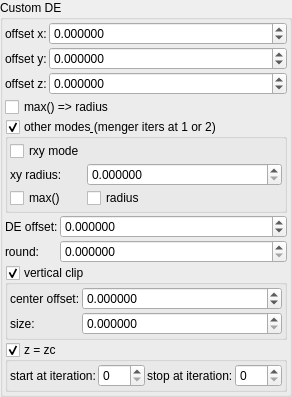
    <widget class="QGroupBox" name="groupBox_4">
     <property name="title">
      <string>Custom DE</string>
     </property>
     <layout class="QVBoxLayout" name="verticalLayout_6" stretch="0,0,0,0,0,0">
      <property name="spacing">
       <number>2</number>
      </property>
      <property name="leftMargin">
       <number>2</number>
      </property>
      <property name="topMargin">
       <number>2</number>
      </property>
      <property name="rightMargin">
       <number>2</number>
      </property>
      <property name="bottomMargin">
       <number>2</number>
      </property>
      <item>
       <layout class="QGridLayout" name="gridLayout_23" columnstretch="0,1">
        <property name="spacing">
         <number>2</number>
        </property>
        <item row="1" column="1">
         <widget class="MyDoubleSpinBox" name="spinbox_transf_offset_01">
          <property name="sizePolicy">
           <sizepolicy hsizetype="Minimum" vsizetype="Maximum">
            <horstretch>0</horstretch>
            <verstretch>0</verstretch>
           </sizepolicy>
          </property>
          <property name="prefix">
           <string/>
          </property>
          <property name="suffix">
           <string/>
          </property>
          <property name="decimals">
           <number>6</number>
          </property>
          <property name="minimum">
           <double>-99.998999999999995</double>
          </property>
          <property name="maximum">
           <double>99.998999999999995</double>
          </property>
          <property name="singleStep">
           <double>0.100000000000000</double>
          </property>
          <property name="value">
           <double>0.000000000000000</double>
          </property>
         </widget>
        </item>
        <item row="0" column="1">
         <widget class="MyDoubleSpinBox" name="spinbox_transf_offsetA_1">
          <property name="sizePolicy">
           <sizepolicy hsizetype="Minimum" vsizetype="Maximum">
            <horstretch>0</horstretch>
            <verstretch>0</verstretch>
           </sizepolicy>
          </property>
          <property name="prefix">
           <string/>
          </property>
          <property name="suffix">
           <string/>
          </property>
          <property name="decimals">
           <number>6</number>
          </property>
          <property name="minimum">
           <double>-99.998999999999995</double>
          </property>
          <property name="maximum">
           <double>99.998999999999995</double>
          </property>
          <property name="singleStep">
           <double>0.100000000000000</double>
          </property>
          <property name="value">
           <double>0.000000000000000</double>
          </property>
         </widget>
        </item>
        <item row="0" column="0">
         <widget class="QLabel" name="label_188">
          <property name="text">
           <string>offset x:</string>
          </property>
         </widget>
        </item>
        <item row="2" column="1">
         <widget class="MyDoubleSpinBox" name="spinbox_transf_offset_p1">
          <property name="sizePolicy">
           <sizepolicy hsizetype="Minimum" vsizetype="Maximum">
            <horstretch>0</horstretch>
            <verstretch>0</verstretch>
           </sizepolicy>
          </property>
          <property name="prefix">
           <string/>
          </property>
          <property name="suffix">
           <string/>
          </property>
          <property name="decimals">
           <number>6</number>
          </property>
          <property name="minimum">
           <double>-99.998999999999995</double>
          </property>
          <property name="maximum">
           <double>99.998999999999995</double>
          </property>
          <property name="singleStep">
           <double>0.100000000000000</double>
          </property>
          <property name="value">
           <double>0.000000000000000</double>
          </property>
         </widget>
        </item>
        <item row="2" column="0">
         <widget class="QLabel" name="label_189">
          <property name="text">
           <string>offset z:</string>
          </property>
         </widget>
        </item>
        <item row="1" column="0">
         <widget class="QLabel" name="label_190">
          <property name="text">
           <string>offset y:</string>
          </property>
         </widget>
        </item>
       </layout>
      </item>
      <item>
       <widget class="MyCheckBox" name="checkBox_transf_function_enabledT_false">
        <property name="text">
         <string>max() =&gt; radius</string>
        </property>
       </widget>
      </item>
      <item>
       <widget class="MyGroupBox" name="groupCheck_transf_function_enabledC_false">
        <property name="toolTip">
         <string/>
        </property>
        <property name="title">
         <string>other modes&amp; (menger iters at 1 or 2)</string>
        </property>
        <property name="checkable">
         <bool>true</bool>
        </property>
        <layout class="QVBoxLayout" name="verticalLayout_62">
         <property name="spacing">
          <number>2</number>
         </property>
         <property name="leftMargin">
          <number>2</number>
         </property>
         <property name="topMargin">
          <number>2</number>
         </property>
         <property name="rightMargin">
          <number>2</number>
         </property>
         <property name="bottomMargin">
          <number>2</number>
         </property>
         <item>
          <layout class="QGridLayout" name="gridLayout_31" columnstretch="0,1">
           <property name="spacing">
            <number>2</number>
           </property>
           <item row="2" column="0">
            <widget class="MyCheckBox" name="checkBox_transf_function_enabledM_false">
             <property name="text">
              <string>max()</string>
             </property>
            </widget>
           </item>
           <item row="1" column="1">
            <widget class="MyDoubleSpinBox" name="spinbox_transf_offset_0">
             <property name="enabled">
              <bool>true</bool>
             </property>
             <property name="sizePolicy">
              <sizepolicy hsizetype="Minimum" vsizetype="Maximum">
               <horstretch>0</horstretch>
               <verstretch>0</verstretch>
              </sizepolicy>
             </property>
             <property name="prefix">
              <string/>
             </property>
             <property name="suffix">
              <string/>
             </property>
             <property name="decimals">
              <number>6</number>
             </property>
             <property name="minimum">
              <double>0.000000000000000</double>
             </property>
             <property name="maximum">
              <double>99.999899999999997</double>
             </property>
             <property name="singleStep">
              <double>0.100000000000000</double>
             </property>
            </widget>
           </item>
           <item row="2" column="1">
            <widget class="MyCheckBox" name="checkBox_transf_function_enabledS_false">
             <property name="text">
              <string>radius</string>
             </property>
            </widget>
           </item>
           <item row="1" column="0">
            <widget class="QLabel" name="label_191">
             <property name="text">
              <string>xy radius:</string>
             </property>
            </widget>
           </item>
           <item row="0" column="0">
            <widget class="MyCheckBox" name="checkBox_transf_function_enabledB_false">
             <property name="text">
              <string>rxy mode</string>
             </property>
            </widget>
           </item>
          </layout>
         </item>
        </layout>
       </widget>
      </item>
      <item>
       <layout class="QGridLayout" name="gridLayout_21" columnstretch="0,1">
        <property name="spacing">
         <number>2</number>
        </property>
        <item row="1" column="0">
         <widget class="QLabel" name="label_178">
          <property name="text">
           <string>round:</string>
          </property>
         </widget>
        </item>
        <item row="0" column="0">
         <widget class="QLabel" name="label_183">
          <property name="text">
           <string>DE offset:</string>
          </property>
         </widget>
        </item>
        <item row="0" column="1">
         <widget class="MyDoubleSpinBox" name="spinbox_analyticDE_offset_0">
          <property name="sizePolicy">
           <sizepolicy hsizetype="Minimum" vsizetype="Maximum">
            <horstretch>0</horstretch>
            <verstretch>0</verstretch>
           </sizepolicy>
          </property>
          <property name="prefix">
           <string/>
          </property>
          <property name="suffix">
           <string/>
          </property>
          <property name="decimals">
           <number>6</number>
          </property>
          <property name="minimum">
           <double>-99.989999999999995</double>
          </property>
          <property name="maximum">
           <double>99.989999999999995</double>
          </property>
          <property name="singleStep">
           <double>0.100000000000000</double>
          </property>
         </widget>
        </item>
        <item row="1" column="1">
         <widget class="MyDoubleSpinBox" name="spinbox_transf_offset_0005">
          <property name="enabled">
           <bool>true</bool>
          </property>
          <property name="sizePolicy">
           <sizepolicy hsizetype="Minimum" vsizetype="Maximum">
            <horstretch>0</horstretch>
            <verstretch>0</verstretch>
           </sizepolicy>
          </property>
          <property name="prefix">
           <string/>
          </property>
          <property name="suffix">
           <string/>
          </property>
          <property name="decimals">
           <number>6</number>
          </property>
          <property name="minimum">
           <double>0.000000000000000</double>
          </property>
          <property name="maximum">
           <double>99.999899999999997</double>
          </property>
          <property name="singleStep">
           <double>0.001000000000000</double>
          </property>
         </widget>
        </item>
       </layout>
      </item>
      <item>
       <widget class="MyGroupBox" name="groupCheck_transf_function_enabledJ_false">
        <property name="toolTip">
         <string/>
        </property>
        <property name="title">
         <string>vertical clip&amp;</string>
        </property>
        <property name="checkable">
         <bool>true</bool>
        </property>
        <layout class="QVBoxLayout" name="verticalLayout_59">
         <property name="spacing">
          <number>2</number>
         </property>
         <property name="leftMargin">
          <number>2</number>
         </property>
         <property name="topMargin">
          <number>2</number>
         </property>
         <property name="rightMargin">
          <number>2</number>
         </property>
         <property name="bottomMargin">
          <number>2</number>
         </property>
         <item>
          <layout class="QGridLayout" name="gridLayout_22" columnstretch="0,1">
           <property name="spacing">
            <number>2</number>
           </property>
           <item row="1" column="0">
            <widget class="QLabel" name="label_179">
             <property name="text">
              <string>size:</string>
             </property>
            </widget>
           </item>
           <item row="0" column="0">
            <widget class="QLabel" name="label_184">
             <property name="text">
              <string>center offset:</string>
             </property>
            </widget>
           </item>
           <item row="1" column="1">
            <widget class="MyDoubleSpinBox" name="spinbox_transf_offset_2">
             <property name="enabled">
              <bool>true</bool>
             </property>
             <property name="sizePolicy">
              <sizepolicy hsizetype="Minimum" vsizetype="Maximum">
               <horstretch>0</horstretch>
               <verstretch>0</verstretch>
              </sizepolicy>
             </property>
             <property name="prefix">
              <string/>
             </property>
             <property name="suffix">
              <string/>
             </property>
             <property name="decimals">
              <number>6</number>
             </property>
             <property name="minimum">
              <double>0.000000000000000</double>
             </property>
             <property name="maximum">
              <double>99.999899999999997</double>
             </property>
             <property name="singleStep">
              <double>0.100000000000000</double>
             </property>
            </widget>
           </item>
           <item row="0" column="1">
            <widget class="MyDoubleSpinBox" name="spinbox_transf_offsetE_0">
             <property name="enabled">
              <bool>true</bool>
             </property>
             <property name="sizePolicy">
              <sizepolicy hsizetype="Minimum" vsizetype="Maximum">
               <horstretch>0</horstretch>
               <verstretch>0</verstretch>
              </sizepolicy>
             </property>
             <property name="prefix">
              <string/>
             </property>
             <property name="suffix">
              <string/>
             </property>
             <property name="decimals">
              <number>6</number>
             </property>
             <property name="minimum">
              <double>-99.999899999999997</double>
             </property>
             <property name="maximum">
              <double>99.999899999999997</double>
             </property>
             <property name="singleStep">
              <double>0.100000000000000</double>
             </property>
            </widget>
           </item>
          </layout>
         </item>
        </layout>
       </widget>
      </item>
      <item>
       <widget class="MyGroupBox" name="groupCheck_transf_function_enabledZc_false">
        <property name="toolTip">
         <string/>
        </property>
        <property name="title">
         <string>z = zc&amp;</string>
        </property>
        <property name="checkable">
         <bool>true</bool>
        </property>
        <layout class="QVBoxLayout" name="verticalLayout_58">
         <property name="spacing">
          <number>2</number>
         </property>
         <property name="leftMargin">
          <number>2</number>
         </property>
         <property name="topMargin">
          <number>2</number>
         </property>
         <property name="rightMargin">
          <number>2</number>
         </property>
         <property name="bottomMargin">
          <number>2</number>
         </property>
         <item>
          <layout class="QGridLayout" name="gridLayout_19" columnstretch="0,0,0,0">
           <property name="spacing">
            <number>2</number>
           </property>
           <item row="0" column="1">
            <widget class="MySpinBox" name="spinboxInt_transf_start_iterations_Zc">
             <property name="sizePolicy">
              <sizepolicy hsizetype="Minimum" vsizetype="Maximum">
               <horstretch>0</horstretch>
               <verstretch>0</verstretch>
              </sizepolicy>
             </property>
             <property name="maximum">
              <number>999</number>
             </property>
            </widget>
           </item>
           <item row="0" column="2">
            <widget class="QLabel" name="label_270">
             <property name="text">
              <string>stop at iteration:</string>
             </property>
            </widget>
           </item>
           <item row="0" column="0">
            <widget class="QLabel" name="label_269">
             <property name="text">
              <string>start at iteration:</string>
             </property>
            </widget>
           </item>
           <item row="0" column="3">
            <widget class="MySpinBox" name="spinboxInt_transf_stop_iterations_Zc">
             <property name="sizePolicy">
              <sizepolicy hsizetype="Minimum" vsizetype="Maximum">
               <horstretch>0</horstretch>
               <verstretch>0</verstretch>
              </sizepolicy>
             </property>
             <property name="maximum">
              <number>999</number>
             </property>
            </widget>
           </item>
          </layout>
         </item>
        </layout>
       </widget>
      </item>
     </layout>
    </widget>
